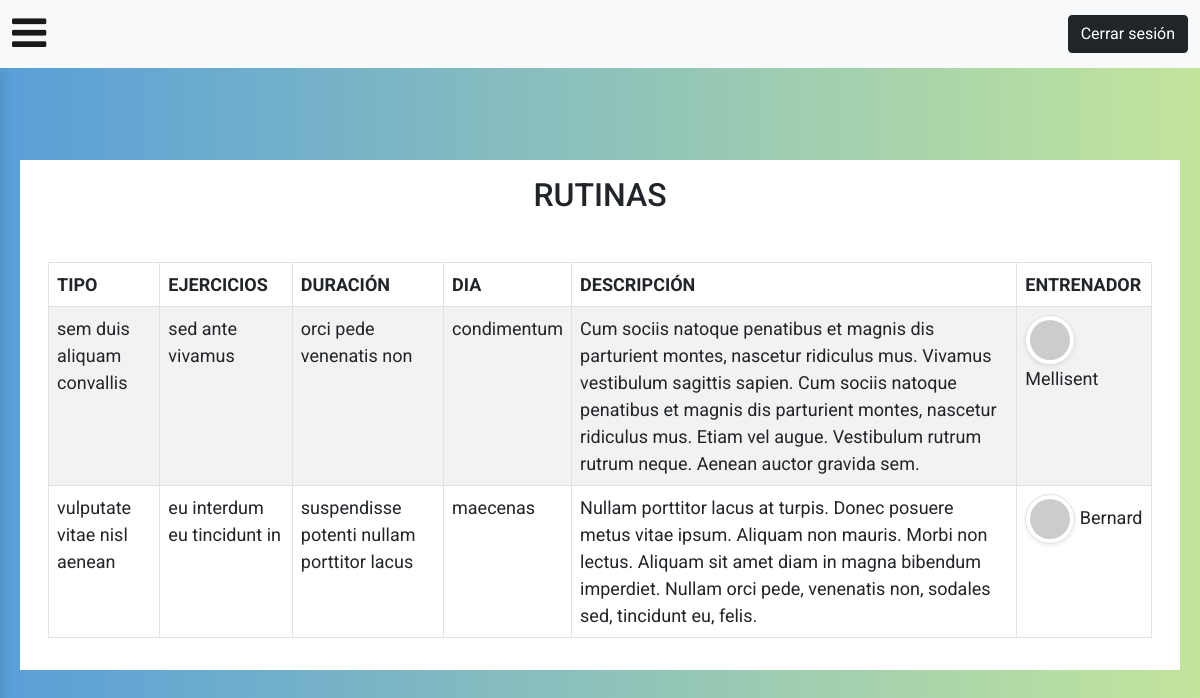
Screenshot of /cliente/rutinas/ (signed in) with the database file from the repository.
### tables this page shows
CREATE TABLE `rutinas` (
  `ID` int(11) NOT NULL,
  `tipo` varchar(100) NOT NULL,
  `ejercicios` varchar(100) NOT NULL,
  `duracion` varchar(100) NOT NULL,
  `dia` varchar(100) NOT NULL,
  `descripcion` varchar(600) NOT NULL,
  `fk_id_entrenadores` int(11) NOT NULL
);

CREATE TABLE `entrenadores` (
  `ID` int(11) NOT NULL,
  `nombre` varchar(100) NOT NULL,
  `apellidos` varchar(100) NOT NULL,
  `fecha_nacimiento` date NOT NULL,
  `fecha_ingreso` date NOT NULL,
  `nivel_entrenador` varchar(100) NOT NULL,
  `estatura` decimal(10,2) NOT NULL,
  `peso` decimal(10,2) NOT NULL,
  `url_foto` text NOT NULL,
  `horario` varchar(100) NOT NULL,
  `fk_id_usuarios` int(11) NOT NULL,
  `fk_id_sucursales` int(11) NOT NULL
);

### cliente/rutinas/controllers/crutinas.php (called while the page is built, shortened)
<?php
require_once '../../models/daos/RutinaDAO.php';
require_once '../../models/dtos/RutinaDTO.php';
$rutinaDAO = new RutinaDAO();
$rutinas = $rutinaDAO->obtenerRutinasByIdCliente($_SESSION["id_cliente"]);
require_once '../../includes/views/vheader.php';
require_once 'views/vrutinas.php';
require_once '../../includes/views/vfooter.php';

### cliente/rutinas/index.php (called while the page is built, shortened)
<?php
require_once 'controllers/crutinas.php';

### models/daos/Conexion.php (called while the page is built)
<?php
class Conexion {
    static function getConexion() {
        try {
            $opciones = [
                PDO::ATTR_EMULATE_PREPARES => false,
                PDO::ATTR_ERRMODE => PDO::ERRMODE_EXCEPTION,
                PDO::ATTR_DEFAULT_FETCH_MODE => PDO::FETCH_ASSOC,
            ];
            $conexion = new PDO("mysql:host=localhost;dbname=gimnasio;", "root", "", $opciones);
            return $conexion;
        }catch(PDOException $e) {
            echo 'Error durante la conexion: ' . $e->getMessage();
            die();
        }
    }
}

### models/daos/RutinaDAO.php (called while the page is built, shortened)
<?php
class RutinaDAO {
    private $conexion;
    public function __construct()
    {
        require_once 'Conexion.php';
        $this->conexion = Conexion::getConexion();
    }
    public function obtenerRutinasByIdCliente($idCliente) {
        $sql = "SELECT DISTINCT rutinas.id, rutinas.tipo, rutinas.ejercicios, rutinas.duracion, rutinas.dia, rutinas.descripcion, entrenadores.id AS id_entrenador, entrenadores.nombre AS nombre_entrenador, entrenadores.url_foto AS url_foto_entrenador FROM clientes_rutinas INNER JOIN entrenadores INNER JOIN rutinas ON rutinas.fk_id_entrenadores = entrenadores.id AND clientes_rutinas.fk_id_rutinas = rutinas.id WHERE clientes_rutinas.fk_id_clientes = :id";
        $statement = $this->conexion->prepare($sql);
        $statement->execute(array(
            ':id' => $idCliente
        ));
        $result = $statement->fetchAll();
        $rutinasDTO = array();
        foreach($result as $rutina) {
            array_push($rutinasDTO, $this->crearRutinaDTO($rutina));
        }
        return $rutinasDTO;
    }
    private function crearRutinaDTO($rutina) {
        $rutinaDTO = new RutinaDTO();
        $rutinaDTO->setId($rutina['id']);
        $rutinaDTO->setTipo($rutina['tipo']);
        $rutinaDTO->setEjercicios($rutina['ejercicios']);
        $rutinaDTO->setDuracion($rutina['duracion']);
        $rutinaDTO->setDia($rutina['dia']);
        $rutinaDTO->setDescripcion($rutina['descripcion']);
        $rutinaDTO->setIdEntrenador($rutina['id_entrenador']);
        $rutinaDTO->setNombreEntrenador($rutina['nombre_entrenador']);
        $rutinaDTO->setUrlFotoEntrenador($rutina['url_foto_entrenador']);
        return $rutinaDTO;
    }
}

### models/dtos/RutinaDTO.php (called while the page is built, shortened)
<?php
class RutinaDTO {
    private $tipo;
    private $ejercicios;
    private $duracion;
    private $dia;
	private $descripcion;
	private $nombreEntrenador;
    private $urlFotoEntrenador;
	public function getTipo(){
		return $this->tipo;
	}
	public function setTipo($tipo){
		$this->tipo = $tipo;
	}
	public function getEjercicios(){
		return $this->ejercicios;
	}
	public function setEjercicios($ejercicios){
		$this->ejercicios = $ejercicios;
	}
	public function getDuracion(){
		return $this->duracion;
	}
	public function setDuracion($duracion){
		$this->duracion = $duracion;
	}
	public function getDia(){
		return $this->dia;
	}
	public function setDia($dia){
		$this->dia = $dia;
	}
	public function getDescripcion(){
		return $this->descripcion;
	}
	public function setDescripcion($descripcion){
		$this->descripcion = $descripcion;
	}
	public function getNombreEntrenador(){
		return $this->nombreEntrenador;
	}
	public function setNombreEntrenador($nombreEntrenador){
		$this->nombreEntrenador = $nombreEntrenador;
	}
	public function getUrlFotoEntrenador()
	{
		return $this->urlFotoEntrenador;
	}
	public function setUrlFotoEntrenador($urlFotoEntrenador)
	{
		$this->urlFotoEntrenador = $urlFotoEntrenador;
	}
}

### cliente/rutinas/views/vrutinas.php (the view)
<main class="principal-content">
    <div class="row bg-white p-3">
        <div class="col">
            <h2 class="text-center mb-5">RUTINAS</h2>
            <table id="mitabla" class="table table-bordered table-striped nowrap" style="width: 100%;">
                <thead>
                    <tr>
                        <th>TIPO</th>
                        <th>EJERCICIOS</th>
                        <th>DURACIÓN</th>
                        <th>DIA</th>
                        <th>DESCRIPCIÓN</th>
                        <th>ENTRENADOR</th>
                    </tr>
                </thead>
                <tbody>
                    <?php foreach($rutinas as $rutina): ?>
                        <tr>
                            <td><?php echo $rutina->getTipo(); ?></td>
                            <td><?php echo $rutina->getEjercicios(); ?></td>
                            <td><?php echo $rutina->getDuracion(); ?></td>
                            <td><?php echo $rutina->getDia(); ?></td>
                            <td><?php echo $rutina->getDescripcion(); ?></td>
                            <td>
                                <img src="<?php echo $rutina->getUrlFotoEntrenador() ?>" alt="foto" width="50" class="mr-3 rounded-circle height-perfil img-thumbnail shadow-sm">
                                <?php echo $rutina->getNombreEntrenador(); ?>
                            </td>
                        </tr>
                    <?php endforeach; ?>
                </tbody>
            </table>
        </div>
    </div>
</main>

### includes/views/vheader.php (shortened to what this page needs)
<!DOCTYPE html>
<html lang='es'>
<head>
    <link rel="stylesheet" href="../../bt5/css/bootstrap.min.css">
    <link rel="stylesheet" href="../../css/style.css">
    <link rel="stylesheet" href="../../faw/css/font-awesome.min.css">
    <link href='fullcalendar/main.css' rel='stylesheet' />
    <link rel="stylesheet" type="text/css" href="https://cdn.datatables.net/v/dt/dt-1.10.23/r-2.2.7/datatables.min.css"/>
    <link rel="stylesheet" href="css/estilo.css">
    <link rel="stylesheet" href="css/calendario.css">
    <link rel="stylesheet" href="../../css/humanbody.css">
</head>
<body>
    <header class="header">
        <nav class="navbar navbar-light bg-light fixed-top">
            <div class="container-fluid">
                <a id="sidebarCollapse" class="navbar-brand" style="cursor: pointer;">
                    <i class="fa fa-bars fa-2x" aria-hidden="true"></i>
                </a>
                <a href="../../cerrar-sesion.php" class="btn btn-dark">Cerrar sesión</a>
            </div>
        </nav>
    </header>

### includes/views/vfooter.php (shortened to what this page needs)
</body>
</html>

### css/style.css (style rules this page uses)
body { background: #fafafa; background: -webkit-linear-gradient(to right, #599fd9, #c2e59c); background: linear-gradient(to right, #599fd9, #c2e59c); min-height: 100vh; overflow-x: hidden; }
img { max-width: 100%; }
.height-perfil { height: 50px; }
.principal-content { padding: 2rem; margin-top: 8rem; width: 100%; transition: all 0.4s; position: relative; }

### admin/calendario/fullcalendar/main.css (style rules this page uses)
:root { --fc-daygrid-event-dot-width: 8px; }
:root { --fc-list-event-dot-width: 10px; --fc-list-event-hover-bg-color: #f5f5f5; }

### admin/calendario/css/estilo.css (style rules this page uses)
body { margin-bottom: 40px; margin-top: 40px; font-size: 18px; font-family: 'Roboto', sans-serif; }

### rows the page displays
rutinas: tipo "sem duis aliquam convallis", ejercicios "sed ante vivamus", duracion "orci pede venenatis non", dia "condimentum", descripcion "Cum sociis natoque penatibus et magnis dis parturient montes, nascetur ridiculus mus. Vivamus vestibulum sagittis sapien. Cum sociis natoque penatibus et magnis dis parturient montes, nascetur ridiculus mus. Etiam vel augue. Vestibulum rutrum rutrum neque. Aenean auctor gravida sem.", fk_id_entrenadores.nombre "Mellisent"
rutinas: tipo "vulputate vitae nisl aenean", ejercicios "eu interdum eu tincidunt in", duracion "suspendisse potenti nullam porttitor lacus", dia "maecenas", descripcion "Nullam porttitor lacus at turpis. Donec posuere metus vitae ipsum. Aliquam non mauris. Morbi non lectus. Aliquam sit amet diam in magna bibendum imperdiet. Nullam orci pede, venenatis non, sodales sed, tincidunt eu, felis.", fk_id_entrenadores.nombre "Bernard"
